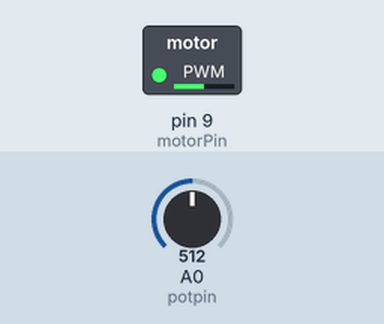
Recording of a sketch running on a simulated Arduino Uno, built with avr-gcc and run on an emulated ATmega328P. On the bench: switched loads named in the sketch (green lamp = pin HIGH). Inputs (shaded band) come from the test bench; at power-on: A0 (potpin) = 512.

Above: at 1.2 s.
1.3 s: A0 (potpin) set to 716
At 1.8 s:
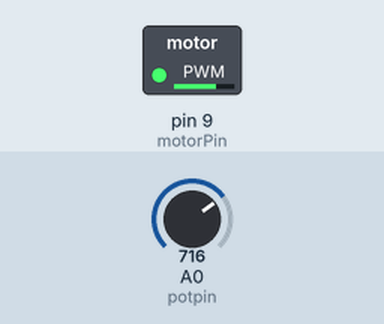
2.8 s: A0 (potpin) set to 900
At 4.0 s:
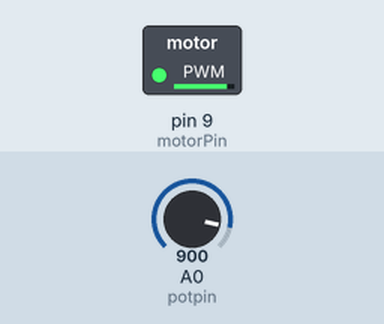
4.3 s: A0 (potpin) set to 122
At 5.3 s:
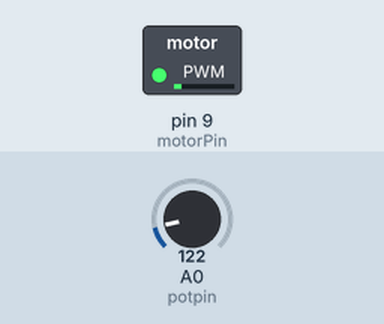
5.8 s: A0 (potpin) set to 0
At 6.4 s:
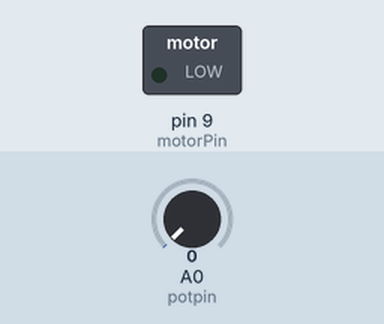
7.3 s: A0 (potpin) set to 511
At 7.6 s:
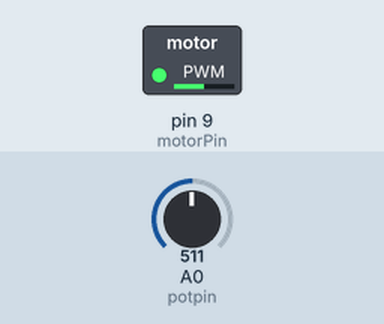
Timing chart, 0 to 9.8 s (numbered marks = the images above; inputs shaded):
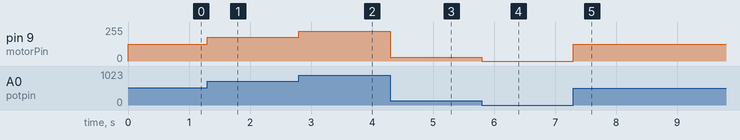

Measured:
- after the input at 1.3 s, pin 9 (motorPin): 127/255 → 178/255 at once
- after the input at 2.8 s, pin 9 (motorPin): 178/255 → 224/255 at once
- after the input at 4.3 s, pin 9 (motorPin): 224/255 → 30/255 at once
- after the input at 5.8 s, pin 9 (motorPin): 30/255 → 0/255 at once
- after the input at 7.3 s, pin 9 (motorPin): 0/255 → 127/255 at once

The sketch:

motorspeedchangearduino.ino
```cpp
const int motorPin = 9;
const int potpin = A0;
int speed;
int pot;

void setup() {

}

void loop() {
  pot = analogRead(potpin);
  speed = map(pot,0,1023,0,255);
  analogWrite(motorPin, speed);
}
```
